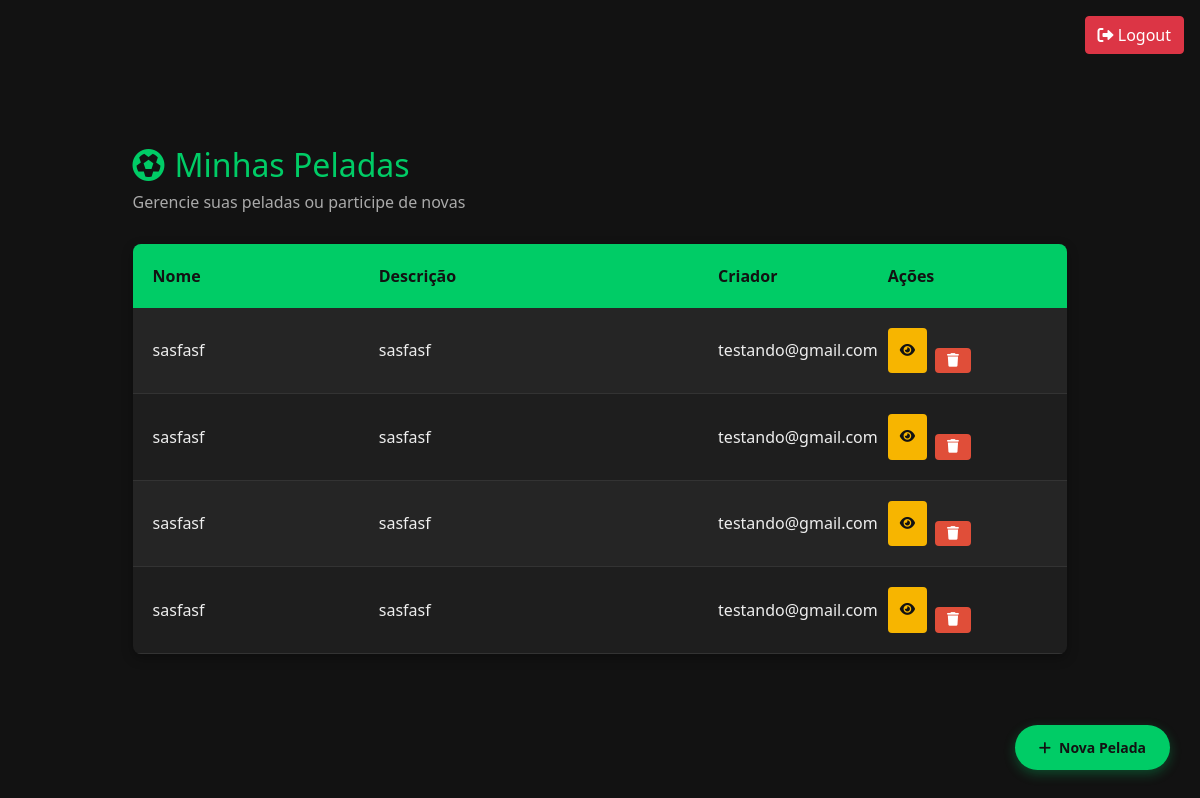
Before: /gerencia/ (signed in) with the older database file.
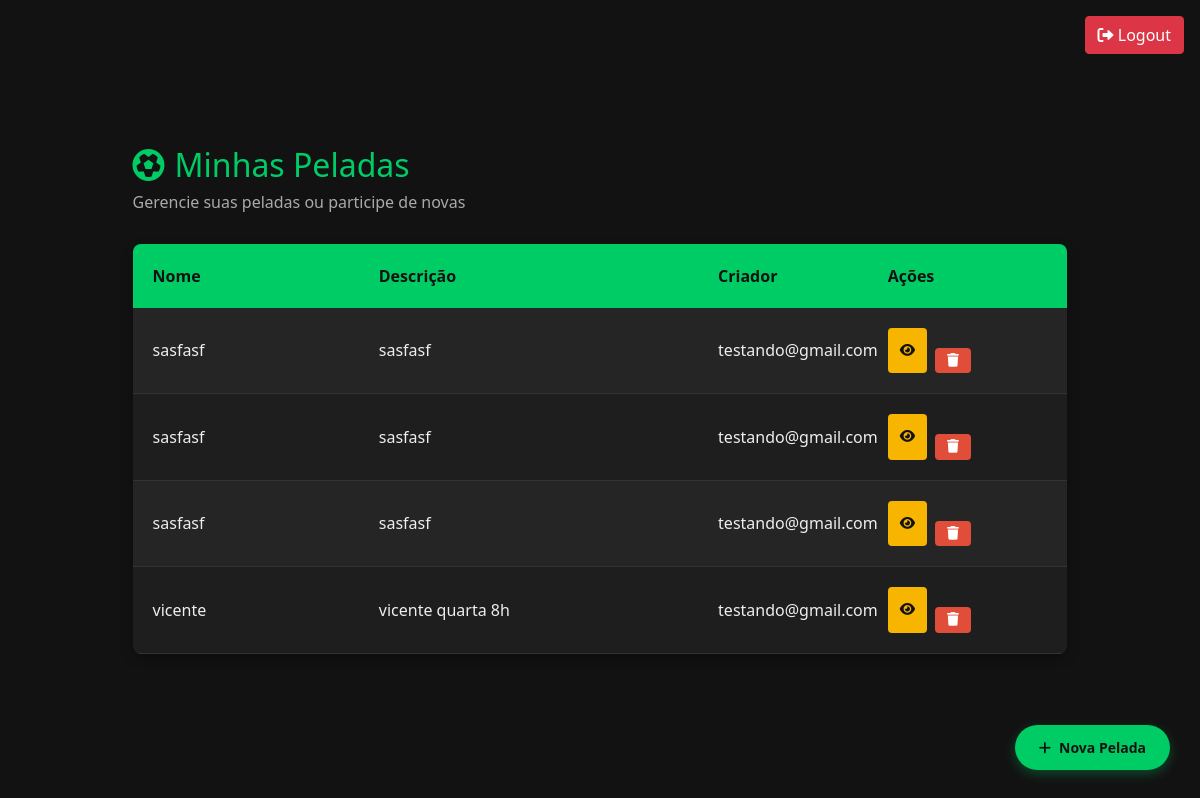
After: the same page with the newer database file.
### pelada/models.py (models this page shows)
class Pelada(models.Model):
    nome = models.CharField(max_length=100)
    criador = models.ForeignKey(User, on_delete=models.CASCADE, related_name='peladas_criadas')
    descricao = models.CharField(max_length=500, blank=True, null=True)
    created_at = models.DateTimeField(auto_now_add=True)

### pelada/views.py (the view)
# urls.py: path('', views.gerenciador, name='gerenciador'),
@login_required
def gerenciador(request):
    pelada_usecase = pelada_factory()
    peladas = pelada_usecase.listar_peladas(request.user.id)
    return render(request, 'pelada/gerenciador.html', {'peladas': peladas})

### pelada/repository/pelada_repository.py (called while the page is built)
    def get_all_peladas(request, user_id) -> List[Pelada]:
        return list(Pelada.objects.filter(criador_id=user_id))

### pelada/service/pelada_service.py (called while the page is built)
    def listar_peladas(self, user_id: int) -> List[Pelada]:
        response = self.pelada_repository.get_all_peladas(user_id)
        return response

### pelada/views.py (called while the page is built)
def pelada_factory():
    pelada_repo = PeladaRepository()
    pelada_service = PeladaService(pelada_repo)
    return pelada_service

### pelada/templates/pelada/gerenciador.html (shortened to what this page needs)
{% extends 'base.html' %}
{% load static %}
{% block content %}
<div class="peladas-container">
    <div class="header-section">
        <h1 class="header-title">
            <i class="fas fa-futbol"></i>
            Minhas Peladas
        </h1>
        <p class="header-subtitle">Gerencie suas peladas ou participe de novas</p>
    </div>
    <div class="sheet-container">
        <div class="sheet-header">
            <div class="sheet-cell">Nome</div>
            <div class="sheet-cell">Descrição</div>
            <div class="sheet-cell">Criador</div>
            <div class="sheet-cell">Ações</div>
        </div>
        {% if peladas %}
            {% for pelada in peladas %}
            <div class="sheet-row">
                <div class="sheet-cell" title="{{ pelada.nome }}">{{ pelada.nome }}</div>
                <div class="sheet-cell" title="{{ pelada.descricao|default:'Sem descrição' }}">
                    {{ pelada.descricao|default:"-"|truncatechars:40 }}
                </div>
                <div class="sheet-cell">{{ pelada.criador.username }}</div>
                <div class="sheet-cell">
                    <div class="sheet-actions">
                        <a href="{% url 'editar_pelada' pelada.id %}" class="sheet-btn edit-btn">
                            <i class="fas fa-eye"></i>
                        </a>
                        <form method="post" action="{% url 'excluir_pelada' pelada.id %}" style="display: inline;">
                            <button type="submit" class="sheet-btn delete-btn"
                                    onclick="return confirm('Tem certeza que deseja excluir esta pelada?')">
                                <i class="fas fa-trash"></i>
                            </button>
                        </form>
                    </div>
                </div>
            </div>
            {% endfor %}
        {% else %}
            <div class="empty-message">
                <i class="fas fa-futbol" style="font-size: 2rem; margin-bottom: 15px;"></i>
                <p>Você ainda não participa ou criou nenhuma pelada.</p>
            </div>
        {% endif %}
    </div>
    <a href="{% url 'cadastra_pelada' %}" class="floating-btn">
        <i class="fas fa-plus"></i> Nova Pelada
    </a>
</div>
{% endblock %}

### pelada/templates/base.html (shortened to what this page needs)
{% load static %}
<!DOCTYPE html>
<html lang="pt-br">
<head>
    <link href="https://cdn.jsdelivr.net/npm/bootstrap@5.1.3/dist/css/bootstrap.min.css" rel="stylesheet">
    <link href="{% static 'css/login.css' %}" rel="stylesheet">
    <link href="{% static 'css/cadastro.css' %}" rel="stylesheet">
    <link href="{% static 'css/pagina_principal.css' %}" rel="stylesheet">
    <link href="https://cdnjs.cloudflare.com/ajax/libs/font-awesome/6.0.0-beta3/css/all.min.css" rel="stylesheet">
</head>
<body>
    {% if user.is_authenticated %}
        <div class="position-fixed top-0 end-0 p-3">
            <a href="{% url 'logout' %}" class="btn btn-danger">
                <i class="fas fa-sign-out-alt"></i> Logout
            </a>
        </div>
    {% endif %}
    {% block content %}
    {% endblock %}
</body>
</html>

### usuarios/static/css/login.css (style rules this page uses)
body { font-family: 'Roboto', sans-serif; background: linear-gradient(135deg, #1d6431, #4CAF50); color: #fff; margin: 0; padding: 0; height: 100vh; display: flex; justify-content: center; align-items: center; overflow: hidden; }
p { color: #4CAF50; }

### usuarios/static/css/cadastro.css (style rules this page uses)
body { background-color: linear-gradient(135deg, #1d6431, #4CAF50); font-family: 'Roboto', sans-serif; color: #333; margin: 0; padding: 0; }
button { width: 100%; padding: 14px; background: linear-gradient(135deg, #1d6431, #4CAF50); border: none; border-radius: 8px; color: #fff; font-size: 18px; cursor: pointer; transition: background 0.3s ease; margin-top: 20px; }
a { color: #4b9f4d; font-size: 14px; text-decoration: none; font-weight: 600; display: block; text-align: center; }

### usuarios/static/css/pagina_principal.css (style rules this page uses)
body { background-color: #f8f9fa; font-family: 'Arial', sans-serif; }
h1 { color: #FFD700; }

### pelada/templates/pelada/gerenciador.html (style rules this page uses)
body { background: #121212; color: #eee; font-family: 'Segoe UI', Tahoma, Geneva, Verdana, sans-serif; }
.peladas-container { max-width: 1200px; margin: 0 auto; padding: 20px; }
.header-section { margin-bottom: 30px; }
.header-title { color: #00cc66; font-size: 2rem; margin: 0; display: flex; align-items: center; gap: 10px; }
.header-subtitle { color: #aaa; margin-top: 5px; }
.sheet-container { background: #1e1e1e; border-radius: 8px; overflow: hidden; box-shadow: 0 4px 12px rgba(0, 0, 0, 0.3); }
.sheet-header { display: grid; grid-template-columns: 2fr 3fr 1.5fr 1.5fr; background: #00cc66; color: #121212; font-weight: bold; padding: 12px 15px; }
.sheet-row { display: grid; grid-template-columns: 2fr 3fr 1.5fr 1.5fr; padding: 12px 15px; border-bottom: 1px solid #333; align-items: center; }
.sheet-row:nth-child(even) { background: #252525; }
.sheet-cell { padding: 8px 5px; white-space: nowrap; overflow: hidden; text-overflow: ellipsis; }
.sheet-actions { display: flex; gap: 8px; }
.sheet-btn { padding: 6px 12px; border-radius: 4px; font-size: 0.85rem; cursor: pointer; border: none; display: flex; align-items: center; gap: 5px; }
.edit-btn { background: #f7b500; color: #121212; }
.delete-btn { background: #e04e39; color: white; }
.floating-btn { position: fixed; bottom: 30px; right: 30px; background: #00cc66; color: #121212; padding: 12px 24px; border-radius: 30px; font-weight: bold; text-decoration: none; display: flex; align-items: center; gap: 8px; box-shadow: 0 4px 12px rgba(0, 204, 102, 0.3); }

Changed rows visible on the page:
removed Pelada: nome "sasfasf", descricao "sasfasf", criador.username "testando@gmail.com"
added Pelada: nome "vicente", descricao "vicente quarta 8h", criador.username "testando@gmail.com"
